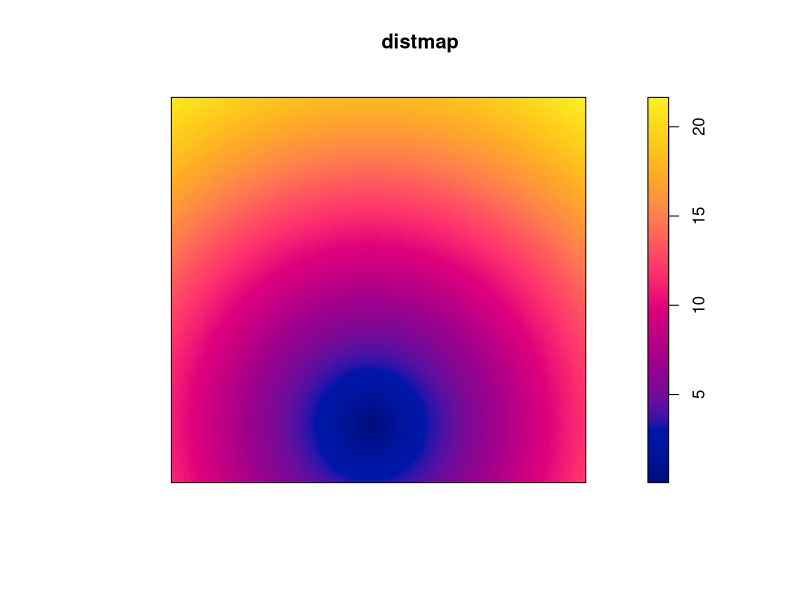
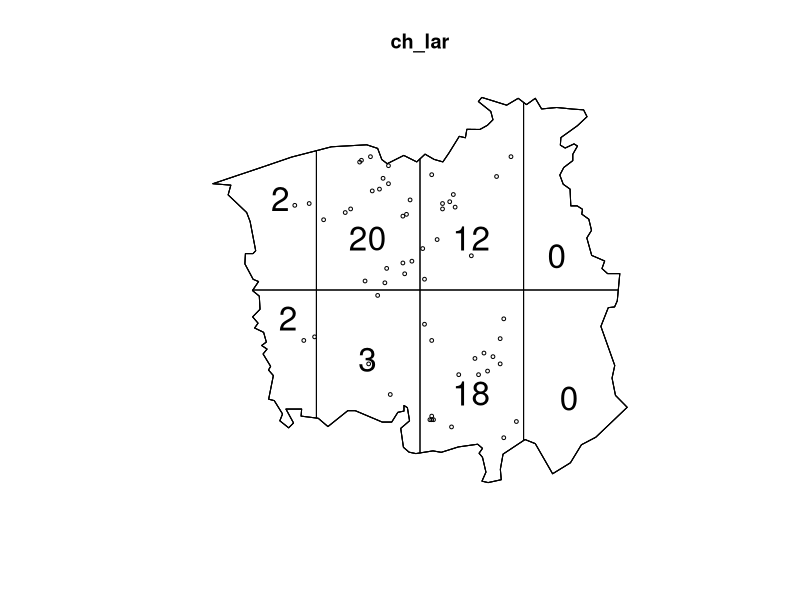
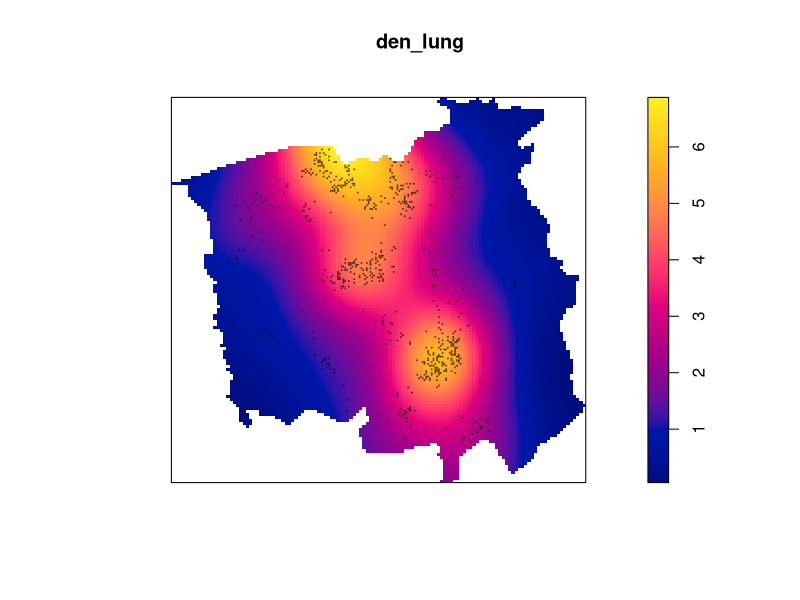
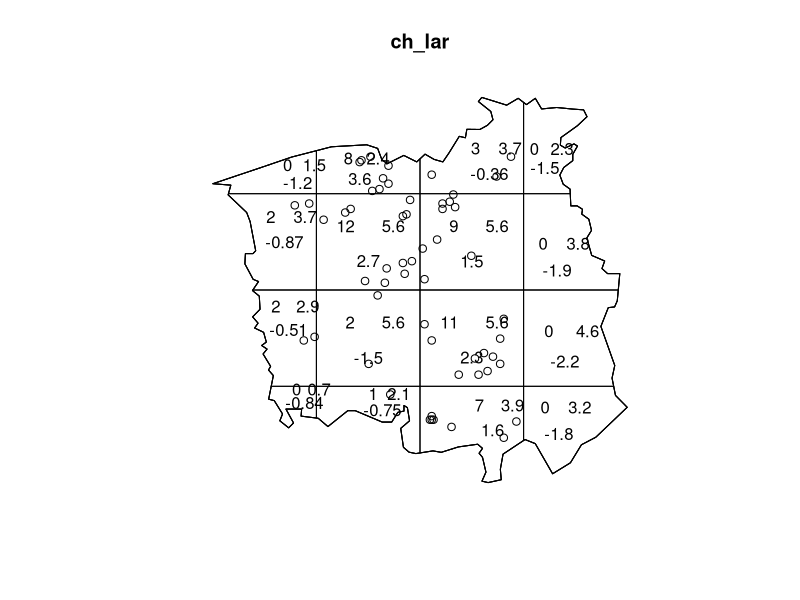
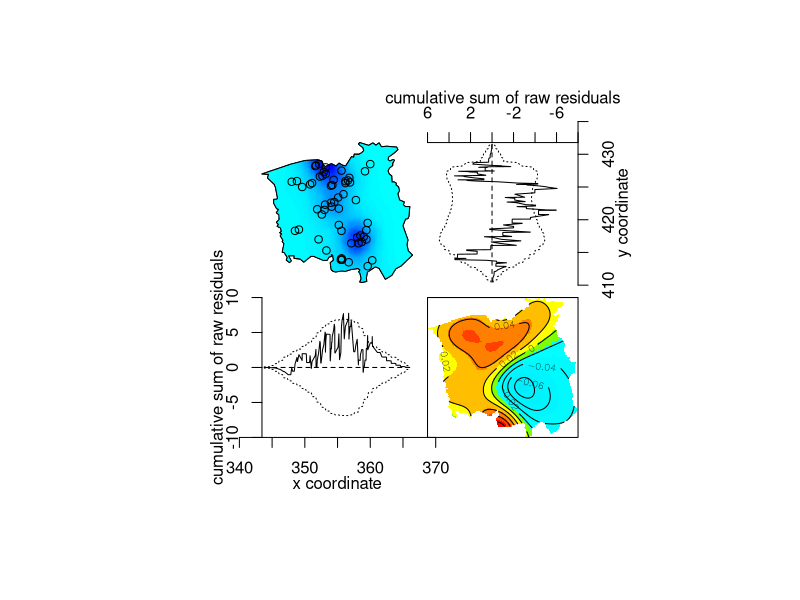
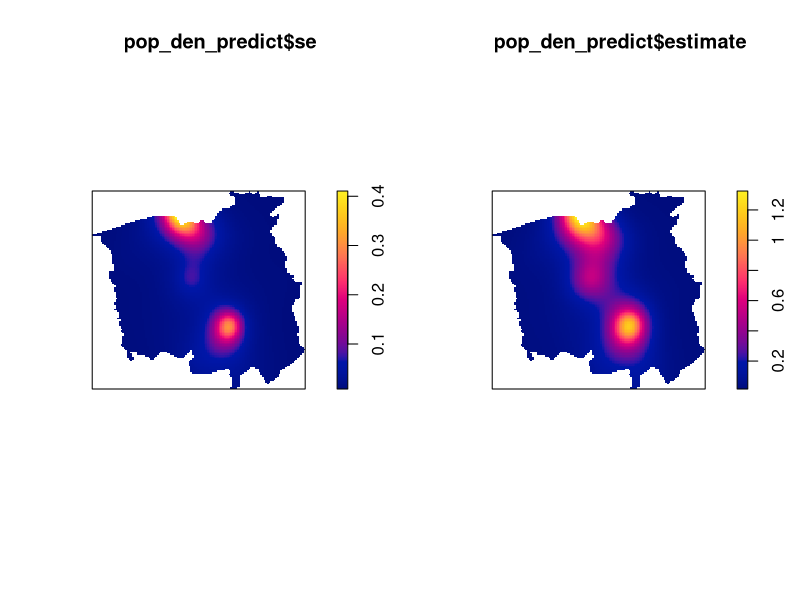

The R script that drew these images, in order:
## ---- chunk 1
library(spatstat)

data(chorley)

ch <- unique.ppp(chorley)
ch_lung <- split(ch)$lung
ch_lar <- split(ch)$larynx
this.window <- ch$window
incin <- ppp(chorley.extra$incin$x, chorley.extra$incin$y, window=this.window)
distmap <- distmap(incin)

plot(distmap)

lambda <- summary(ch)$intensity

q <- quadratcount(ch, nx=4,ny=2)
q_lung <- quadratcount(ch_lung, nx=4,ny=2)
q_lar <- quadratcount(ch_lar, nx=4,ny=2)

plot(ch_lar, cex=0.5)
plot(q_lar, add=T, cex=2)

#kde to create a surface predicting population over the 
#entire surface using lung cancer occurances as a subsittute for population
den_lung <- density.ppp(ch_lung, sigma=2, kernel='gaussian')
## ---- chunk 2
plot(den_lung)
plot(ch_lung, add=T, cex=.1)
csr.test <- quadrat.test(ch_lar, nx=4, ny=4, method="Chisq")
## ---- chunk 3
plot(ch_lar, color='blue')
plot(csr.test, add=T, color="red")
csr.test
## ---- chunk 4
null <- ppm(ch_lar)
dist <- ppm(ch_lar ~distmap)
pop <- ppm(ch_lar ~den_lung)
pop_dist <- ppm(ch_lar ~den_lung+distmap)
pop.dist <- ppm(ch_lar ~den_lung*distmap)

aic <- matrix(ncol=2, nrow=5)
aic[,1] <- c("null","dist","pop","pop_dist","pop.dist")
aic[,2] <- c(AIC(null),AIC(dist),AIC(pop),AIC(pop_dist),AIC(pop.dist))

aic

aic[aic[,2]==min(aic[,2]),]
## ---- chunk 5
pop_dist
diagnose.ppm(pop_dist)
## ---- chunk 6
pop_den_predict <- predict(pop_dist, type="intensity", se=T, window=this.window)
names(pop_den_predict)
par(mfrow=c(1,2))
plot(pop_den_predict$se)
plot(pop_den_predict$estimate)
